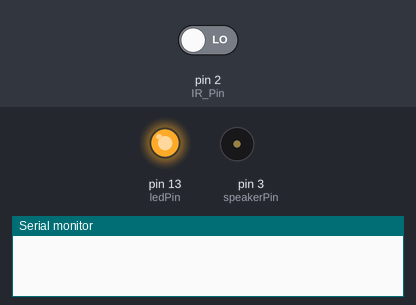
A sketch run on a simulated Arduino Uno, built with avr-gcc and run on an emulated ATmega328P. Parts: output pins drawn as LEDs (lit = HIGH), buzzer (waves = sounding), the last lines printed to the serial monitor. Inputs (shaded band) come from the test bench; at power-on: pin 2 (IR_Pin) LOW.

Above: at 1.2 s.
1.3 s: pin 2 (IR_Pin) driven HIGH
At 2.9 s:
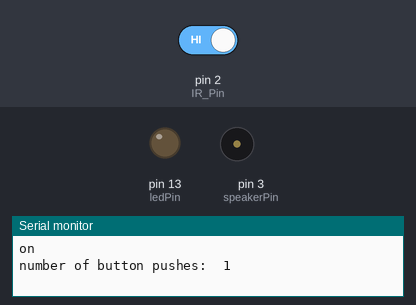
3.2 s: pin 2 (IR_Pin) driven LOW
At 3.4 s:
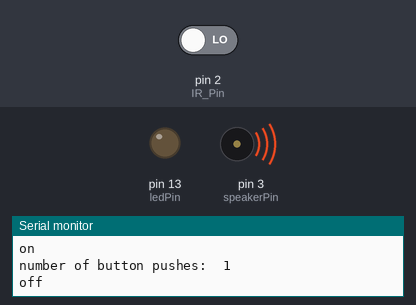
Timing chart, 0 to 6.2 s (numbered marks = the images above; inputs shaded):
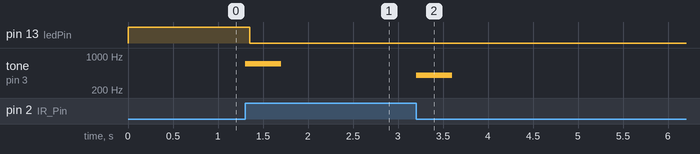

The sketch:

IR_Distance_Sensor_Tone.ino
```cpp
// IR Distance Sensor Lab


// this constant won't change:
const int  IR_Pin = 2;    // the pin that the pushbutton is attached to
const int  speakerPin = 3;    // the pin that the pushbutton is attached to
const int ledPin = 13;       // the pin that the LED is attached to

// Variables will change:
int buttonPushCounter = 0;   // counter for the number of button presses
int buttonState = 0;         // current state of the button
int lastButtonState = 0;     // previous state of the button

void setup() {
  // initialize the IR pin as a input:
  pinMode(IR_Pin, INPUT);
  // initialize the LED as an output:
  pinMode(ledPin, OUTPUT);
  // initialize serial communication:
  Serial.begin(9600);
}


void loop() {
  // read the pushbutton input pin:
  buttonState = digitalRead(IR_Pin);

  // compare the buttonState to its previous state
  if (buttonState != lastButtonState) {
    // if the state has changed, increment the counter
    if (buttonState == HIGH) {

      buttonPushCounter++;
      Serial.println("on");
      Serial.print("number of button pushes:  ");
      Serial.println(buttonPushCounter);
      tone(3, 700, 400);
    } else {
      // if the current state is LOW then the button
      // wend from on to off:
      Serial.println("off");
       tone(3, 400, 400);
    }
    // Delay a little bit to avoid bouncing
    delay(50);
  }
  // save the current state as the last state,
  //for next time through the loop
  lastButtonState = buttonState;


  // turns on the LED every four button pushes by
  // checking the modulo of the button push counter.
  // the modulo function gives you the remainder of
  // the division of two numbers:
  if (buttonPushCounter % 2 == 0) {
    digitalWrite(ledPin, HIGH);

  } else {
    digitalWrite(ledPin, LOW);

  }

}
```

Measured:
- after the input at 1.3 s, pin 13 (ledPin): HIGH → LOW after 0.05 s; tone on pin 3 (speakerPin): silent → 700 Hz at once, → silent 0.40 s later
- after the input at 3.2 s, tone on pin 3 (speakerPin): silent → 400 Hz at once, → silent 0.40 s later
